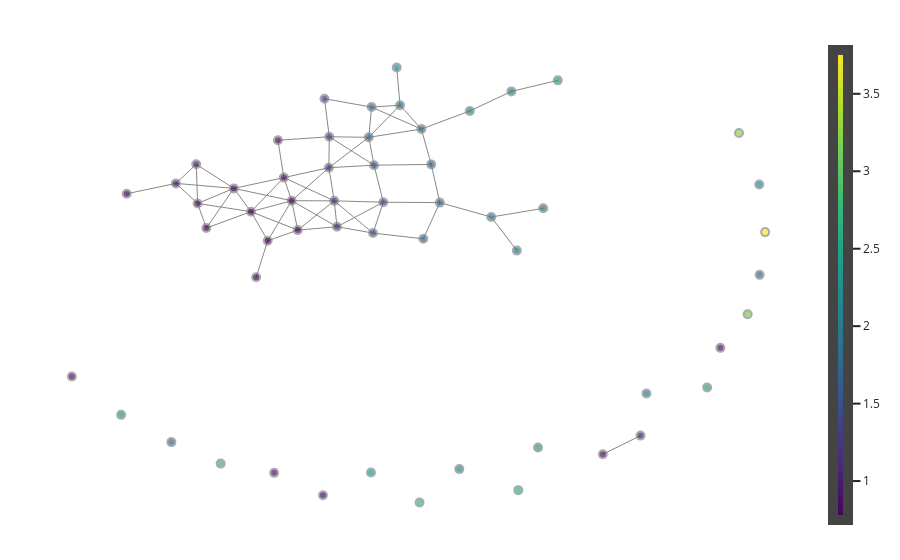

The notebook cell this image was saved under:
### Markdown cell above
### Plotting
Now that we performed the Mapper algorithm, we can analyse the result visually.

### Code cell
# retrieve tuple of with datapoints per node as entries
node_elements_full = graph['node_metadata']['node_elements']

# set node color to be the mean filter function value of data points in a cluster (i.e. node)
node_color = np.array(utils.get_node_summary(node_elements_full,
                                             filter_func.fit_transform(data_per_year['2016']),
                                             summary_stat=np.mean))

# define custom options for plot:
# 1. set node size as uniform
# 2. set minimum and maximum color value
plotly_kwargs = {
    'node_trace_marker_size': [1] * len(node_elements_full),
    'node_trace_marker_cmin': min(node_color),
    'node_trace_marker_cmax': max(node_color)}

# create figure object
fig = plot_static_mapper_graph(pipe, data_per_year['2016'],
                               layout='kk', layout_dim=2,
                               node_color_statistic=node_color,
                               color_by_columns_dropdown=False,
                               plotly_kwargs=plotly_kwargs)
# show figure and enable scrolling
fig.show(config={'scrollZoom': True})

### Figure 1 — Plotly figure (JSON) as saved in the notebook; plotly's stock layout.template omitted (floating-point values rounded to 4 significant figures; data arrays with more than 128 entries replaced by an {"elided": "..."} marker saying what was removed)
{"data": [{"hoverinfo": "none", "line": {"color": "#888", "width": 1}, "mode": "lines", "type": "scatter", "uid": "6f8aff76-ca5b-425f-87c9-88087d12cf02", "x": {"elided": "204 float values"}, "y": {"elided": "204 float values"}}, {"hoverinfo": "text", "hovertext": ["Node ID:0<br>Node size:2", "Node ID:1<br>Node size:5", "Node ID:2<br>Node size:3", "Node ID:3<br>Node size:5", "Node ID:4<br>Node size:37", "Node ID:5<br>Node size:64", "Node ID:6<br>Node size:41", "Node ID:7<br>Node size:14", "Node ID:8<br>Node size:641", "Node ID:9<br>Node size:5", "Node ID:10<br>Node size:352", "Node ID:11<br>Node size:118", "Node ID:12<br>Node size:17", "Node ID:13<br>Node size:1", "Node ID:14<br>Node size:708", "Node ID:15<br>Node size:553", "Node ID:16<br>Node size:229", "Node ID:17<br>Node size:32", "Node ID:18<br>Node size:1", "Node ID:19<br>Node size:170", "Node ID:20<br>Node size:170", "Node ID:21<br>Node size:132", "Node ID:22<br>Node size:50", "Node ID:23<br>Node size:11", "Node ID:24<br>Node size:1", "Node ID:25<br>Node size:61", "Node ID:26<br>Node size:50", "Node ID:27<br>Node size:42", "Node ID:28<br>Node size:24", "Node ID:29<br>Node size:7", "Node ID:30<br>Node size:1", "Node ID:31<br>Node size:22", "Node ID:32<br>Node size:17", "Node ID:33<br>Node size:23", "Node ID:34<br>Node size:14", "Node ID:35<br>Node size:9", "Node ID:36<br>Node size:2", "Node ID:37<br>Node size:2", "Node ID:38<br>Node size:4", "Node ID:39<br>Node size:7", "Node ID:40<br>Node size:5", "Node ID:41<br>Node size:9", "Node ID:42<br>Node size:7", "Node ID:43<br>Node size:2", "Node ID:44<br>Node size:1", "Node ID:45<br>Node size:1", "Node ID:46<br>Node size:1", "Node ID:47<br>Node size:2", "Node ID:48<br>Node size:1", "Node ID:49<br>Node size:4", "Node ID:50<br>Node size:4", "Node ID:51<br>Node size:1", "Node ID:52<br>Node size:1", "Node ID:53<br>Node size:1", "Node ID:54<br>Node size:1", "Node ID:55<br>Node size:1"], "marker": {"cmax": 3.783, "cmin": 0.7486, "color": ["#46085c", "#481668", "#481a6c", "#440154", "#46075a", "#470e61", "#481769", "#482071", "#450457", "#471164", "#460a5d", "#471164", "#482173", "#48186a", "#460b5e", "#471164", "#481a6c", "#48186a", "#470e61", "#472e7c", "#453781", "#443b84", "#414287", "#414487", "#31678e", "#3d4d8a", "#3c4f8a", "#3a548c", "#2e6e8e", "#2b748e", "#1f9a8a", "#32658e", "#33638d", "#32658e", "#306a8e", "#2a768e", "#1f958b", "#31b57b", "#2b758e", "#287d8e", "#2b758e", "#23888e", "#297b8e", "#1fa287", "#2f6b8e", "#21a685", "#228b8d", "#1f9f88", "#297b8e", "#228b8d", "#38b977", "#1f9a8a", "#70cf57", "#8bd646", "#35b779", "#fde725"], "colorbar": {"thickness": 15, "title": {"side": "right", "text": ""}, "xanchor": "left"}, "colorscale": [[0, "#440154"], [0.1111, "#482878"], [0.2222, "#3e4989"], [0.3333, "#31688e"], [0.4444, "#26828e"], [0.5556, "#1f9e89"], [0.6667, "#35b779"], [0.7778, "#6ece58"], [0.8889, "#b5de2b"], [1, "#fde725"]], "line": {"color": "#888", "width": 2}, "reversescale": false, "showscale": true, "size": [1, 1, 1, 1, 1, 1, 1, 1, 1, 1, 1, 1, 1, 1, 1, 1, 1, 1, 1, 1, 1, 1, 1, 1, 1, 1, 1, 1, 1, 1, 1, 1, 1, 1, 1, 1, 1, 1, 1, 1, 1, 1, 1, 1, 1, 1, 1, 1, 1, 1, 1, 1, 1, 1, 1, 1], "sizemin": 4, "sizemode": "area", "sizeref": 9.833}, "mode": "markers", "text": ["Node ID:0<br>Node size:2", "Node ID:1<br>Node size:5", "Node ID:2<br>Node size:3", "Node ID:3<br>Node size:5", "Node ID:4<br>Node size:37", "Node ID:5<br>Node size:64", "Node ID:6<br>Node size:41", "Node ID:7<br>Node size:14", "Node ID:8<br>Node size:641", "Node ID:9<br>Node size:5", "Node ID:10<br>Node size:352", "Node ID:11<br>Node size:118", "Node ID:12<br>Node size:17", "Node ID:13<br>Node size:1", "Node ID:14<br>Node size:708", "Node ID:15<br>Node size:553", "Node ID:16<br>Node size:229", "Node ID:17<br>Node size:32", "Node ID:18<br>Node size:1", "Node ID:19<br>Node size:170", "Node ID:20<br>Node size:170", "Node ID:21<br>Node size:132", "Node ID:22<br>Node size:50", "Node ID:23<br>Node size:11", "Node ID:24<br>Node size:1", "Node ID:25<br>Node size:61", "Node ID:26<br>Node size:50", "Node ID:27<br>Node size:42", "Node ID:28<br>Node size:24", "Node ID:29<br>Node size:7", "Node ID:30<br>Node size:1", "Node ID:31<br>Node size:22", "Node ID:32<br>Node size:17", "Node ID:33<br>Node size:23", "Node ID:34<br>Node size:14", "Node ID:35<br>Node size:9", "Node ID:36<br>Node size:2", "Node ID:37<br>Node size:2", "Node ID:38<br>Node size:4", "Node ID:39<br>Node size:7", "Node ID:40<br>Node size:5", "Node ID:41<br>Node size:9", "Node ID:42<br>Node size:7", "Node ID:43<br>Node size:2", "Node ID:44<br>Node size:1", "Node ID:45<br>Node size:1", "Node ID:46<br>Node size:1", "Node ID:47<br>Node size:2", "Node ID:48<br>Node size:1", "Node ID:49<br>Node size:4", "Node ID:50<br>Node size:4", "Node ID:51<br>Node size:1", "Node ID:52<br>Node size:1", "Node ID:53<br>Node size:1", "Node ID:54<br>Node size:1", "Node ID:55<br>Node size:1"], "type": "scatter", "uid": "f677ec4d-1684-4198-a19a-20bdfa6893a9", "x": [-8.022, 1.4, -5.104, -5.46, -6.446, -6.619, -7.048, 2.148, -5.232, 3.728, -5.562, -5.902, -6.646, -9.108, -4.637, -4.757, -4.912, -5.029, -4.138, -3.86, -3.915, -4.021, -4.013, -4.108, -7.139, -3.147, -2.943, -3.127, -3.231, -3.176, -3.188, -2.152, -1.825, -1.995, -2.19, -2.612, -2.679, -0.2728, 0.2215, -0.8072, -0.3009, -1.232, -0.4084, 0.5095, 4.504, 3.465, -1.439, 0.1178, 2.265, 4.497, -2.227, -8.132, 4.267, 4.096, -6.163, 4.613], "y": [0.2827, -7.202, -7.735, -2.116, -0.7024, 0.004868, 0.5814, -6.665, -1.067, -4.144, -0.2311, 0.4376, 1.13, -4.966, -0.7611, 0.0832, 0.7473, 1.82, -8.379, -0.6641, 0.07941, 1.032, 1.921, 3.014, -6.852, -0.8453, 0.04064, 1.104, 1.905, 2.773, -7.723, -1.012, 0.02918, 1.127, 2.142, 2.826, 3.911, -8.232, -0.1348, -0.3845, -1.35, 2.662, 3.224, 3.541, -2.047, -5.284, -7.627, -7.005, -5.454, 0.5502, -8.586, -6.068, -3.178, 2.031, -7.469, -0.8178]}], "layout": {"autosize": false, "hovermode": "closest", "margin": {"b": 20, "l": 5, "r": 5, "t": 40}, "showlegend": false, "updatemenus": [{"direction": "down", "pad": {"r": 10, "t": 10}, "showactive": true, "x": 0.11, "xanchor": "left", "y": 1.1, "yanchor": "top"}], "xaxis": {"showgrid": false, "showline": false, "showticklabels": false, "ticks": "", "title": {"text": ""}, "zeroline": false}, "yaxis": {"showgrid": false, "showline": false, "showticklabels": false, "ticks": "", "title": {"text": ""}, "zeroline": false}}}
